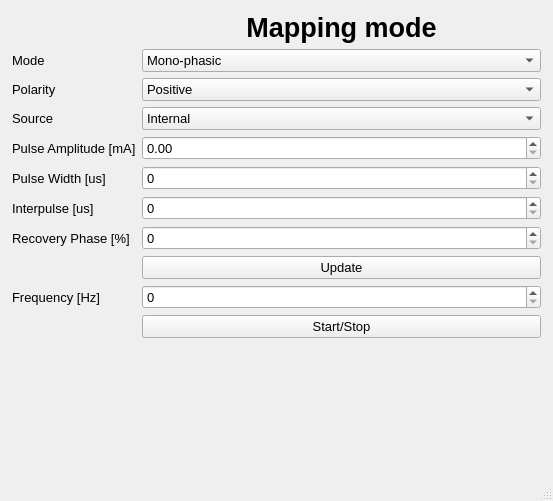
<?xml version="1.0" encoding="UTF-8"?>
<ui version="4.0">
 <class>MainWindow</class>
 <widget class="QMainWindow" name="MainWindow">
  <property name="geometry">
   <rect>
    <x>0</x>
    <y>0</y>
    <width>553</width>
    <height>501</height>
   </rect>
  </property>
  <property name="windowTitle">
   <string>MainWindow</string>
  </property>
  <widget class="QWidget" name="centralwidget">
   <layout class="QFormLayout" name="formLayout">
    <property name="leftMargin">
     <number>12</number>
    </property>
    <property name="topMargin">
     <number>12</number>
    </property>
    <property name="rightMargin">
     <number>12</number>
    </property>
    <item row="2" column="0">
     <widget class="QLabel" name="L_M">
      <property name="font">
       <font>
        <pointsize>10</pointsize>
       </font>
      </property>
      <property name="autoFillBackground">
       <bool>true</bool>
      </property>
      <property name="text">
       <string>Mode</string>
      </property>
     </widget>
    </item>
    <item row="4" column="0">
     <widget class="QLabel" name="L_POL">
      <property name="font">
       <font>
        <pointsize>10</pointsize>
       </font>
      </property>
      <property name="autoFillBackground">
       <bool>true</bool>
      </property>
      <property name="text">
       <string>Polarity</string>
      </property>
     </widget>
    </item>
    <item row="6" column="0">
     <widget class="QLabel" name="L_S">
      <property name="font">
       <font>
        <pointsize>10</pointsize>
       </font>
      </property>
      <property name="autoFillBackground">
       <bool>true</bool>
      </property>
      <property name="text">
       <string>Source</string>
      </property>
     </widget>
    </item>
    <item row="8" column="0">
     <widget class="QLabel" name="L_PA">
      <property name="font">
       <font>
        <pointsize>10</pointsize>
       </font>
      </property>
      <property name="autoFillBackground">
       <bool>true</bool>
      </property>
      <property name="text">
       <string>Pulse Amplitude [mA]</string>
      </property>
     </widget>
    </item>
    <item row="10" column="0">
     <widget class="QLabel" name="L_PW">
      <property name="font">
       <font>
        <pointsize>10</pointsize>
       </font>
      </property>
      <property name="autoFillBackground">
       <bool>true</bool>
      </property>
      <property name="text">
       <string>Pulse Width [us]</string>
      </property>
     </widget>
    </item>
    <item row="12" column="0">
     <widget class="QLabel" name="L_IP">
      <property name="font">
       <font>
        <pointsize>10</pointsize>
       </font>
      </property>
      <property name="autoFillBackground">
       <bool>true</bool>
      </property>
      <property name="text">
       <string>Interpulse [us]</string>
      </property>
     </widget>
    </item>
    <item row="14" column="0">
     <widget class="QLabel" name="L_RP">
      <property name="font">
       <font>
        <pointsize>10</pointsize>
       </font>
      </property>
      <property name="autoFillBackground">
       <bool>true</bool>
      </property>
      <property name="text">
       <string>Recovery Phase [%]</string>
      </property>
     </widget>
    </item>
    <item row="18" column="1">
     <widget class="QPushButton" name="PB_START_STOP">
      <property name="font">
       <font>
        <pointsize>10</pointsize>
       </font>
      </property>
      <property name="text">
       <string>Start/Stop</string>
      </property>
     </widget>
    </item>
    <item row="14" column="1">
     <widget class="QSpinBox" name="SB_RP">
      <property name="font">
       <font>
        <pointsize>10</pointsize>
       </font>
      </property>
     </widget>
    </item>
    <item row="10" column="1">
     <widget class="QSpinBox" name="SB_PW">
      <property name="font">
       <font>
        <pointsize>10</pointsize>
       </font>
      </property>
     </widget>
    </item>
    <item row="12" column="1">
     <widget class="QSpinBox" name="SB_IP">
      <property name="font">
       <font>
        <pointsize>10</pointsize>
       </font>
      </property>
     </widget>
    </item>
    <item row="2" column="1">
     <widget class="QComboBox" name="CB_M">
      <property name="font">
       <font>
        <pointsize>10</pointsize>
       </font>
      </property>
      <item>
       <property name="text">
        <string>Mono-phasic</string>
       </property>
      </item>
      <item>
       <property name="text">
        <string>Bi-phasic</string>
       </property>
      </item>
     </widget>
    </item>
    <item row="4" column="1">
     <widget class="QComboBox" name="CB_POL">
      <property name="font">
       <font>
        <pointsize>10</pointsize>
       </font>
      </property>
      <item>
       <property name="text">
        <string>Positive</string>
       </property>
      </item>
      <item>
       <property name="text">
        <string>Negative</string>
       </property>
      </item>
     </widget>
    </item>
    <item row="6" column="1">
     <widget class="QComboBox" name="CB_S">
      <property name="font">
       <font>
        <pointsize>10</pointsize>
       </font>
      </property>
      <item>
       <property name="text">
        <string>Internal</string>
       </property>
      </item>
      <item>
       <property name="text">
        <string>External</string>
       </property>
      </item>
     </widget>
    </item>
    <item row="1" column="1">
     <widget class="QLabel" name="L_TITLE">
      <property name="enabled">
       <bool>true</bool>
      </property>
      <property name="sizePolicy">
       <sizepolicy hsizetype="Preferred" vsizetype="Preferred">
        <horstretch>0</horstretch>
        <verstretch>0</verstretch>
       </sizepolicy>
      </property>
      <property name="font">
       <font>
        <pointsize>20</pointsize>
        <weight>75</weight>
        <bold>true</bold>
       </font>
      </property>
      <property name="text">
       <string>Mapping mode</string>
      </property>
      <property name="alignment">
       <set>Qt::AlignCenter</set>
      </property>
     </widget>
    </item>
    <item row="8" column="1">
     <widget class="QDoubleSpinBox" name="SB_PA">
      <property name="font">
       <font>
        <pointsize>10</pointsize>
       </font>
      </property>
     </widget>
    </item>
    <item row="15" column="1">
     <widget class="QPushButton" name="PB_UPDATE">
      <property name="font">
       <font>
        <pointsize>10</pointsize>
       </font>
      </property>
      <property name="text">
       <string>Update</string>
      </property>
     </widget>
    </item>
    <item row="17" column="0">
     <widget class="QLabel" name="L_F">
      <property name="font">
       <font>
        <pointsize>10</pointsize>
       </font>
      </property>
      <property name="autoFillBackground">
       <bool>true</bool>
      </property>
      <property name="text">
       <string>Frequency [Hz]</string>
      </property>
     </widget>
    </item>
    <item row="17" column="1">
     <widget class="QSpinBox" name="SB_F">
      <property name="font">
       <font>
        <pointsize>10</pointsize>
       </font>
      </property>
     </widget>
    </item>
   </layout>
  </widget>
  <widget class="QMenuBar" name="menubar">
   <property name="geometry">
    <rect>
     <x>0</x>
     <y>0</y>
     <width>553</width>
     <height>22</height>
    </rect>
   </property>
  </widget>
  <widget class="QStatusBar" name="statusbar"/>
 </widget>
 <resources/>
 <connections/>
</ui>
